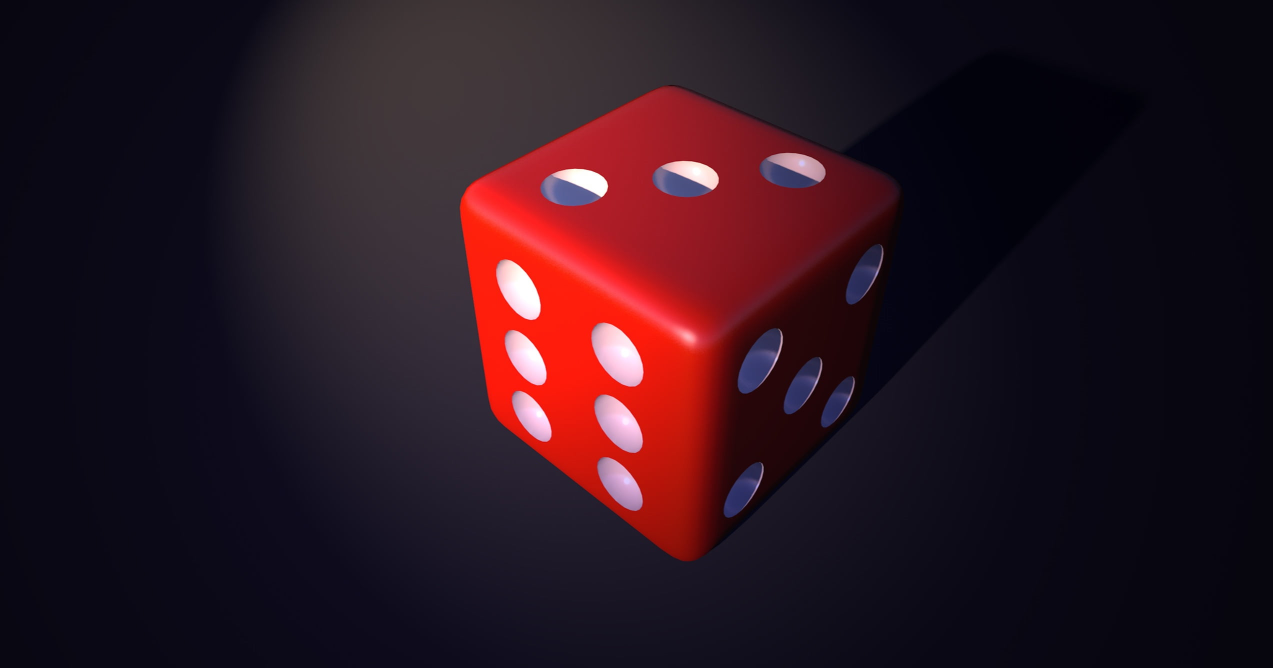
#> input picture py_for_CV/L#07_reducing_dimensions_PCA/image3.jpg, 2546 x 1336 px, found by its file name (shown at 1/2 size)
$ jupyter execute PCA_on_images.ipynb
#> lines starting #> are read from the running program, lines starting #| are printed output that depends on the picture
### In tthis project we will apply PCA oto reduce the dimensions of images and reproduce and show the image

[cell 1]
# import the libraries
import cv2 as cv
import numpy as np
from sklearn.decomposition import PCA
import matplotlib.pyplot as plt

[cell 2]
# load the image
dim_image=cv.cvtColor(cv.imread("E:/computer vision/py_for_CV/L#07_reducing_dimensions_PCA/image3.jpg"), cv.COLOR_BGR2RGB)
dim_image.shape
#> Out = (1336, 2546, 3)

[cell 3]
# show the original image
plt.imshow(dim_image)

[cell 4]
# spliting the axes into three variables
r, g, b=cv.split(dim_image)
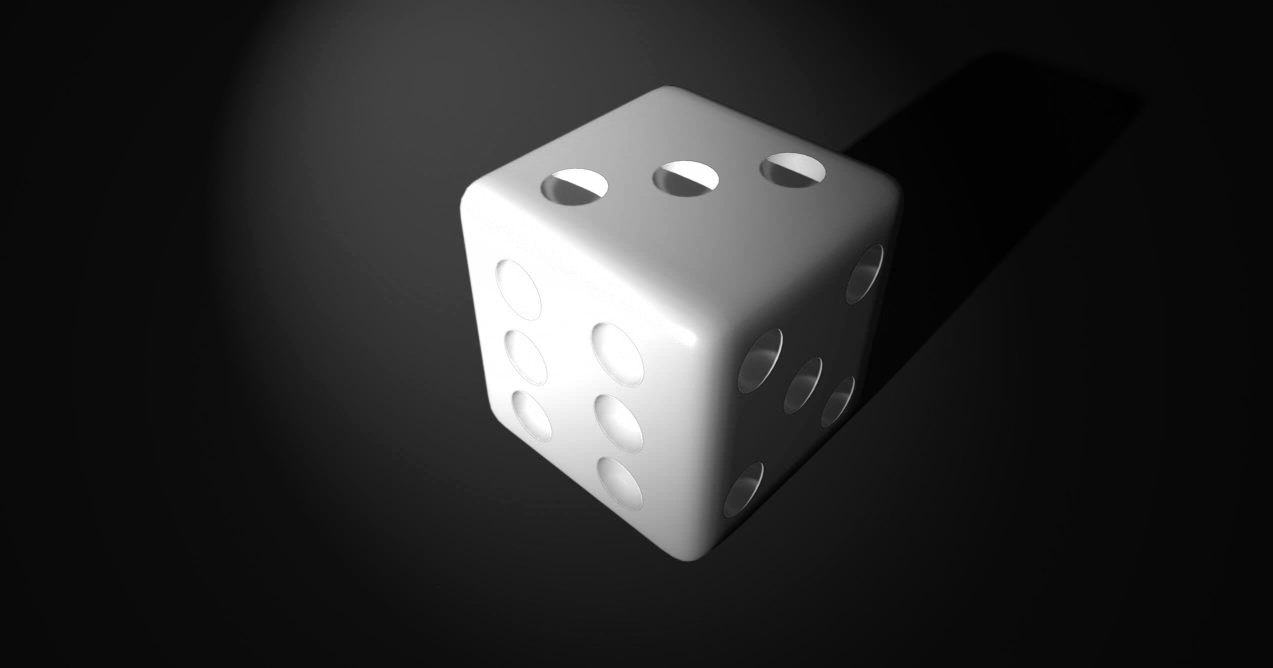
#> r: shape (1336, 2546) (shown at 1/2 size); min 0, max 255, mean 43.1
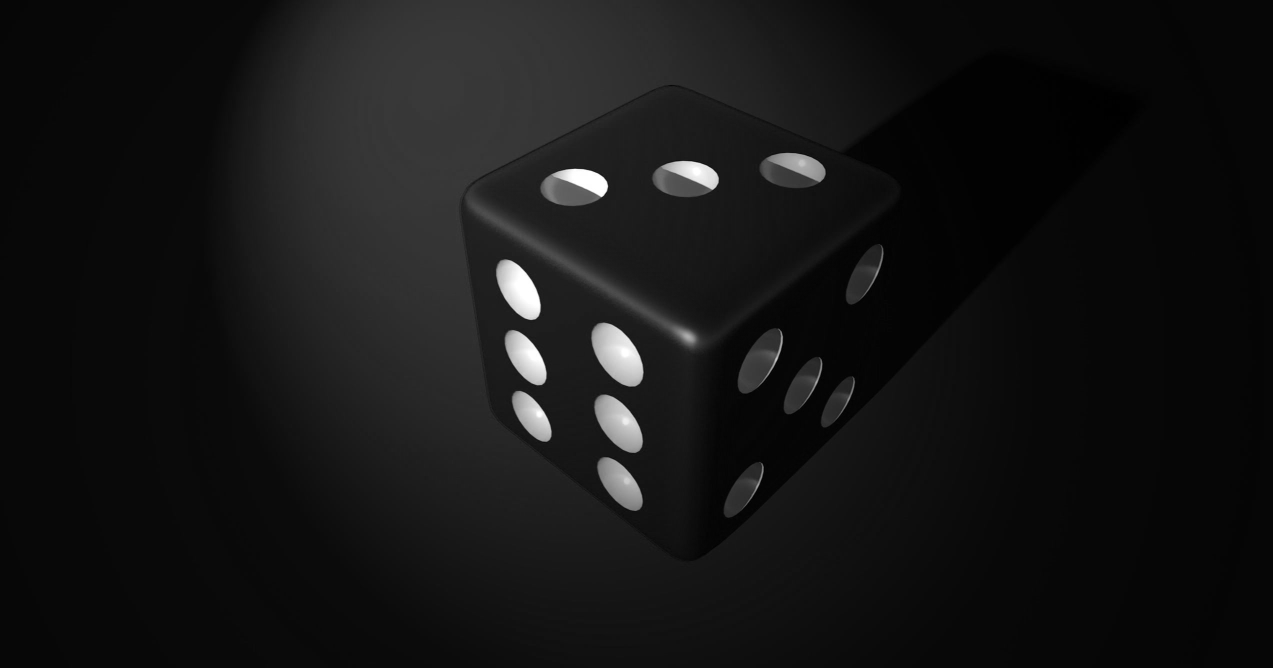
#> g: shape (1336, 2546) (shown at 1/2 size); min 0, max 255, mean 20.8

# dividing above three vars by 255
r, g,b=r/255, g/255, b/255

[cell 5]
# now visualizing above three vars separately
plt.imshow(r)

[cell 6]
plt.imshow(b)

[cell 7]
plt.imshow(g)

[cell 8]
# we will keep number of rows the same and will reduce the dimwnsion of columns
pca_comp=40 # we can increase or decrease this number according to the quality of image
pca_r=PCA(n_components=pca_comp)
pca_g=PCA(n_components=pca_comp)
pca_b=PCA(n_components=pca_comp)

# applying pca on above three vars
reduced_r=pca_r.fit_transform(r)
reduced_g=pca_g.fit_transform(g)
reduced_b=pca_b.fit_transform(b)

[cell 9]
# combining these reduced results into a single numpy array
red_combined=np.array([reduced_r, reduced_g, reduced_b])
# print(red_combined.shape)

# reshape above array
red_combined.reshape(1336, 40, 3).shape
#> Out = (1336, 40, 3)

[cell 10]
# noww applying the inverse on above reduced vars to reconstruct the original image with the reduced dimensions
rec_r=pca_r.inverse_transform(reduced_r)
rec_g=pca_g.inverse_transform(reduced_g)
rec_b=pca_b.inverse_transform(reduced_b)
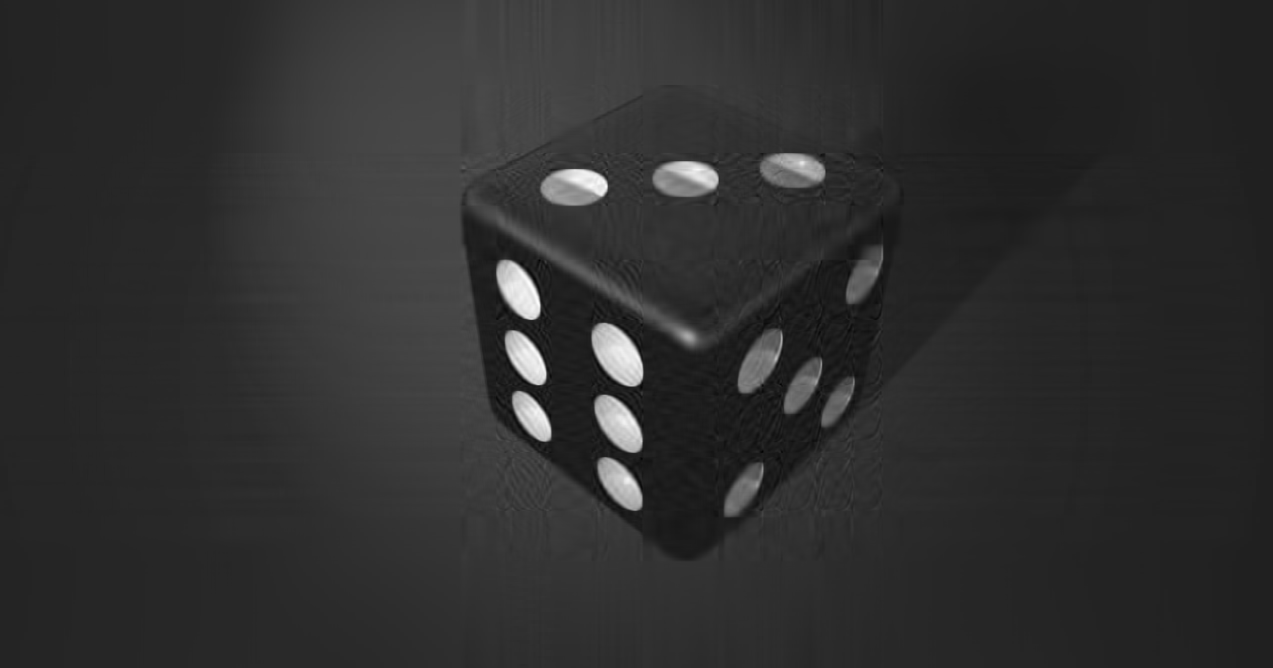
#> rec_b: shape (1336, 2546) float64 (shown at 1/2 size); min -0.0972, max 1.1, mean 0.123; drawn with min black and max white

[cell 11]
# now merge these results
merged_vars=(cv.merge((rec_r, rec_g, rec_b)))
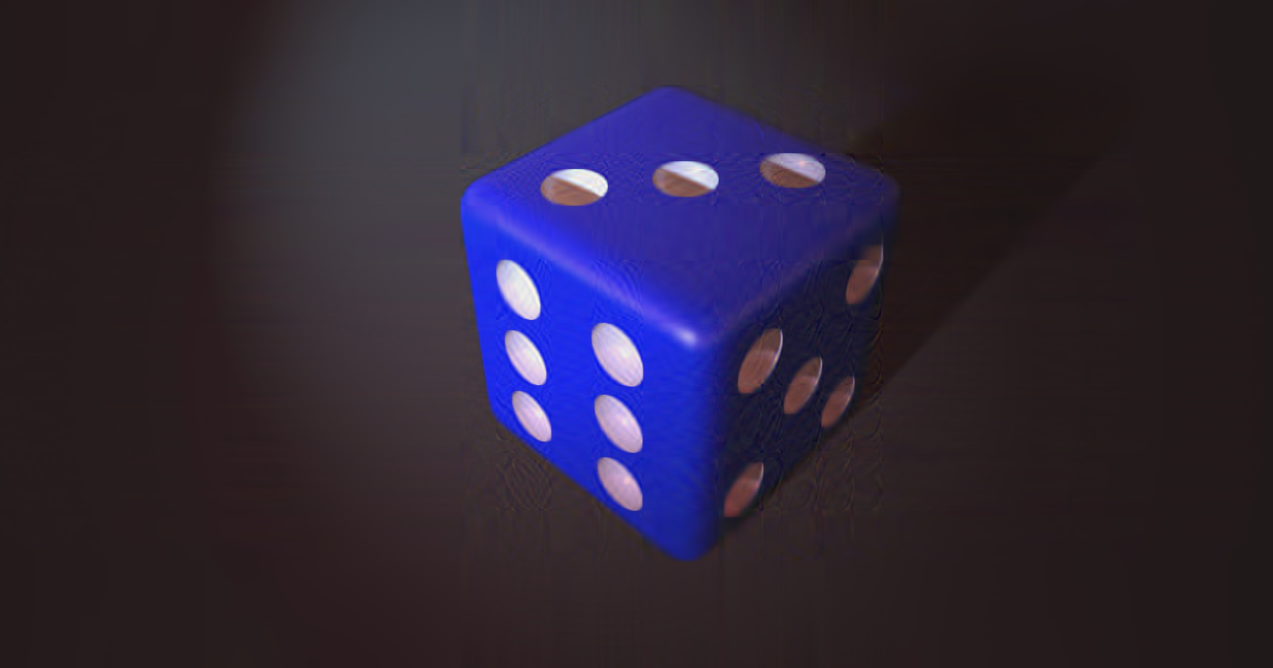
#> merged_vars: shape (1336, 2546, 3) float64 (shown at 1/2 size); mean of channels 0, 1, 2 0.169, 0.0814, 0.123; drawn with min black and max white

# plot the reconstructed image
plt.imshow(merged_vars)
